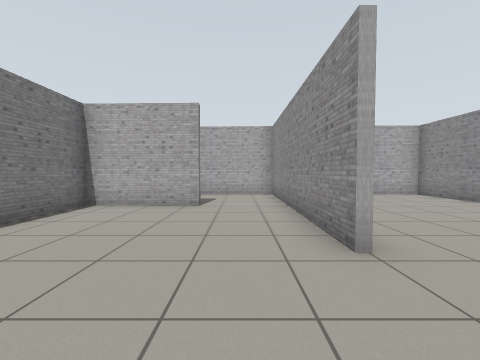
View 1 (above)

13 first-person views from a walk through a world built for the Gazebo simulator. The camera is 0.94 m above the floor, tilts 2° down and sees 90° across. The floor is counted in squares, 1 m on a side. Each view is taken from the middle of a square. On the plan, view 1 faces up. The plan holds only what a view shows up to about 10 squares ahead; the rest is blank.

View 2
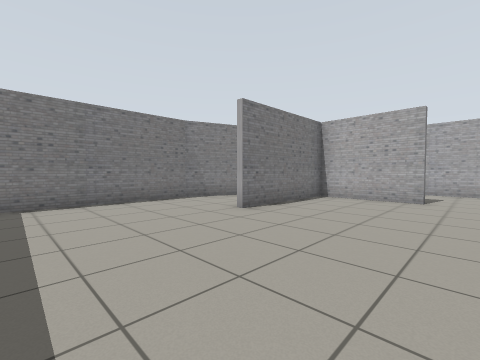

View 3
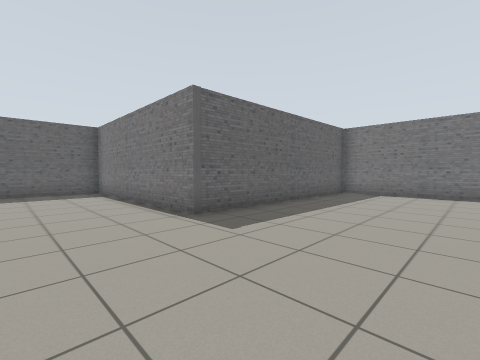

View 4
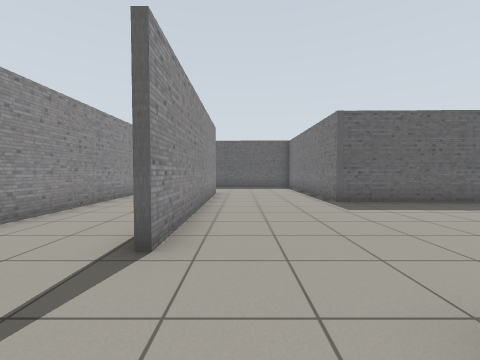

View 5
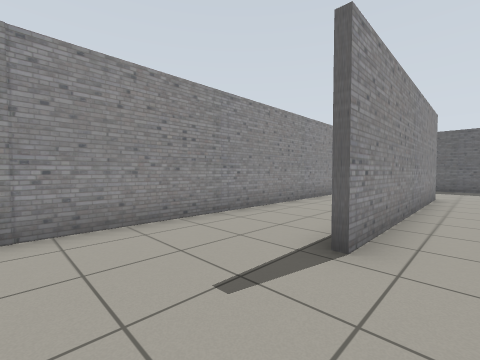

View 6
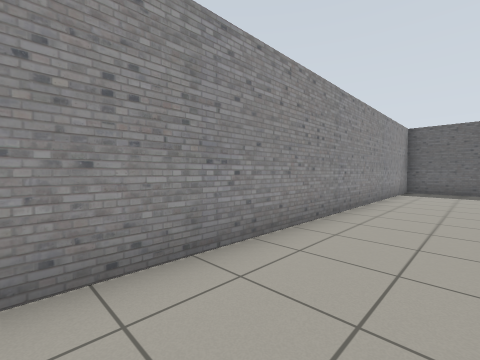

View 7
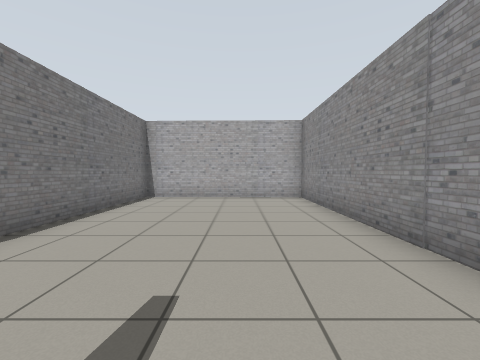

View 8
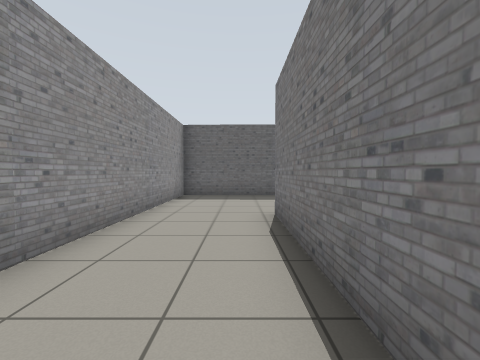

View 9
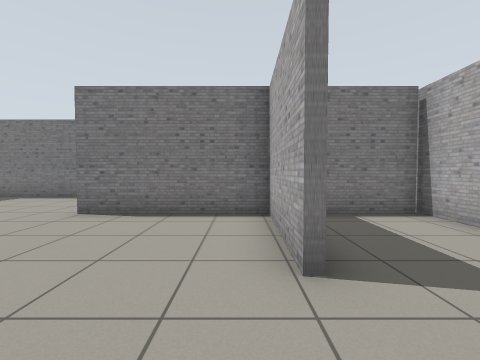

View 10
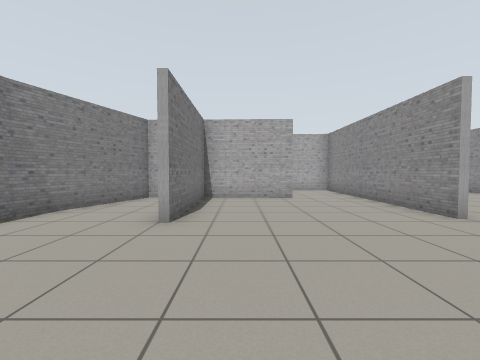

View 11
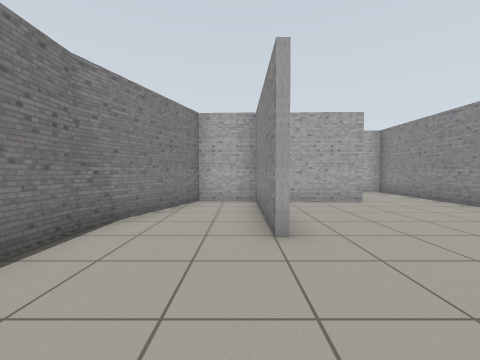

View 12
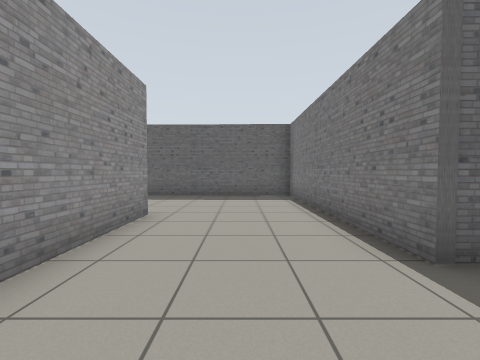

View 13
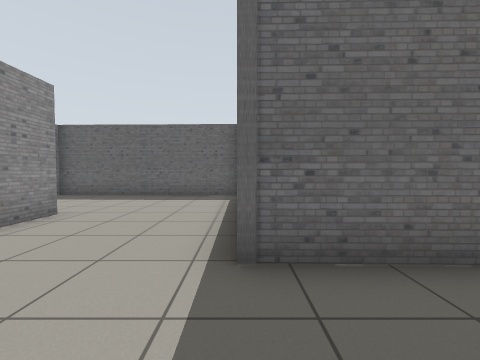

### Floor plan
Points are (right, up) in squares from view 1. A wall is a line through its corners. A room is listed if a view was taken in it or the views show most of it. See-through windows are left out.
Room 1 (views 1, 2, 3, 4, 5, 6, 7, 8, 9, 10, 11, 12, 13)
walls: (1.3, 2.8) (1.3, 9.9) (-4.3, 10) (-4.3, 7.9); (4.2, -1.6) (4.2, -6.4); (-4.5, 2.4) (-4.5, 6.6) (-6.3, 6.7) (-7.6, 2.8) (-7.6, -2.8); (-1.1, 6.6) (-4.3, 6.6) (-4.3, 2.4); (4, -6.4) (4, 1.2); (-7, -3.3) (0, -3.4) (0, -10.5) (7.3, -10.6) (7.3, 9.8) (1.5, 9.9) (1.5, 4.4)

Positions as (right, up) in squares from view 1, and headings:
1: (0, 0), facing up
2: (0, -2), facing up-left
3: (3, 1), facing down-left
4: (3, 4), facing down
5: (3, 4), facing down-right
6: (5, 2), facing down-right
7: (5, 1), facing up
8: (5, -1), facing down
9: (1, 6), facing left
10: (-3, -2), facing up
11: (-5, -1), facing up
12: (2, -1), facing down
13: (0, -1), facing down
